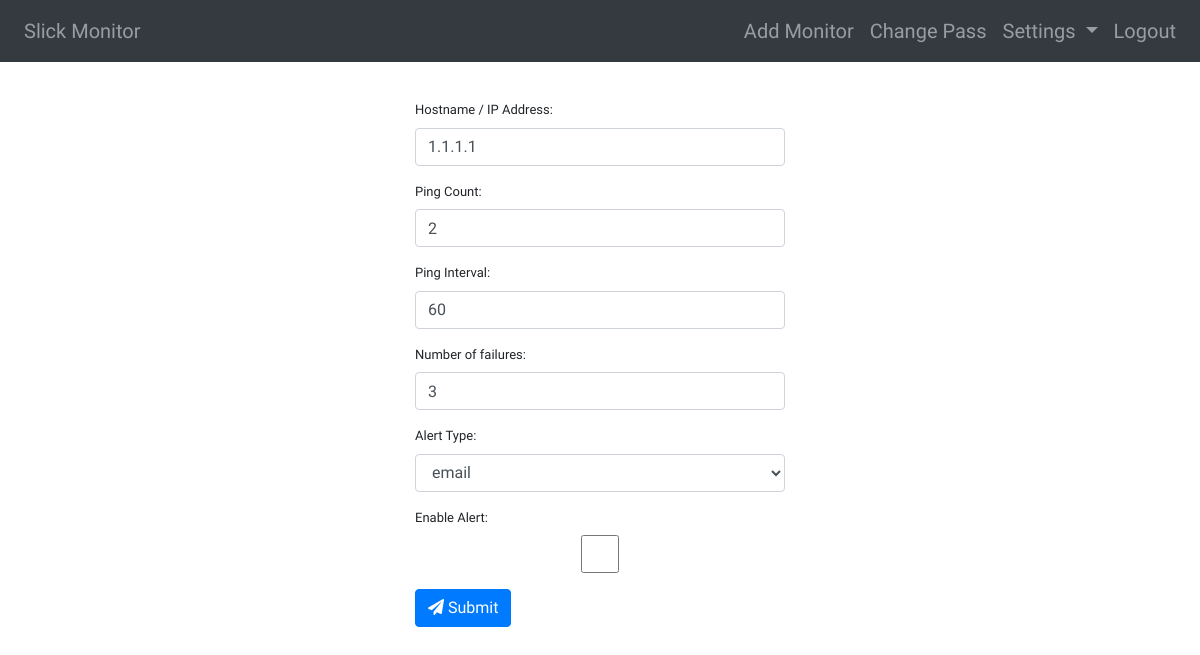
The app's page /monitors/edit_monitor/1/ (signed in), older data.
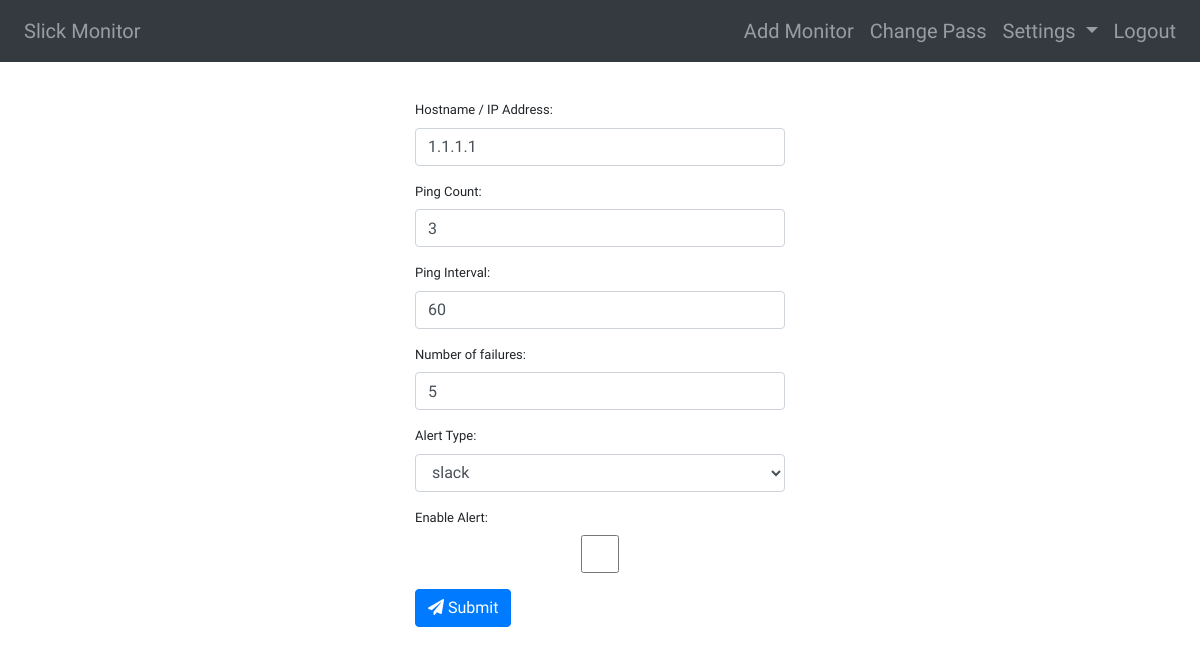
The same page, newer data.
### monitors/models.py (models this page shows, shortened)
class Monitors(models.Model):
    hostname = models.CharField(max_length=100)
    type = models.CharField(max_length=100)
    interval = models.IntegerField()
    ftt = models.IntegerField()
    alert_type = models.CharField(max_length=100)
    alert_enabled = models.BooleanField()
    params = models.CharField(max_length=1000)
    class Meta:
        db_table = 'MONITORS'
        unique_together = ('hostname', 'type',)

### monitors/views.py (the view, shortened to what this page needs)
# urls.py: path('edit_monitor/<id>/', views.edit_monitor, name='edit_monitor'),
@login_required
def edit_monitor(request, id):
    if request.method == 'GET':
        if Monitors.objects.filter(id=id).exists():
            m = Monitors.objects.filter(id=id).values()[0]
            type = m['type']
            params = json.loads(m['params'])
            if type == 'ping':
                m['count'] = params['count']
            elif type == 'http':
                m['allowed_codes'] = params['allowed_codes']
                m['regexp'] = params['regexp']
            elif type == 'tcp':
                m['port'] = params['port']
                m['timeout'] = params['timeout']
            elif type == 'ssh':
                m['username'] = params['username']
                m['password'] = params['password']
            formFactory = Form_Factory()
            form = formFactory.create_form(type, m)
            print(form)
            return render(request, 'edit_monitor.html', {'url_name': 'edit_monitor', 'form': form, 'id': m['id']})

### monitors/forms.py (called while the page is built)
   def create_form(self, typ, request=False):
        target_class = typ.capitalize() + "MonitorForm"
        if request:
            return globals()[target_class](request)
        else:
            print('returning form:', target_class)
            return globals()[target_class]()

### templates/edit_monitor.html
{% extends "base.html" %}
{% block content %}
<div class="row" style="padding-top: 40px; font-size: 13px; font-family: 'Quicksand', sans-serif;">
        <div class="col col-md-4>"></div>
        <div class="col col-md-4 text-left">
                <form action="{% url url_name id %}" method="post"> {% csrf_token %}
                        {{ form.as_p }}
                        <button class="btn btn-primary">
                            <i class="fas fa-paper-plane"></i>
                            Submit</button>
                    </form>
        </div>
        <div class="col col-md-4>"></div>
    </div>
    {% endblock %}

Row changes from the older to the newer data that the page shows:
changed Monitors: ftt "3" → "5"; alert_type "email" → "slack"
Text that changed along with them:
form field count: "2" → "3"
